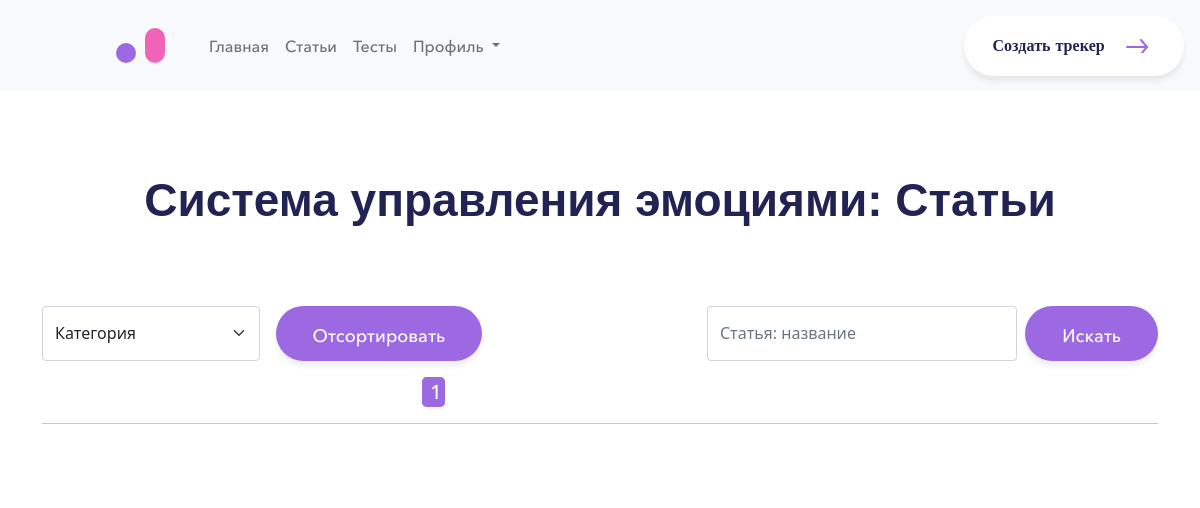
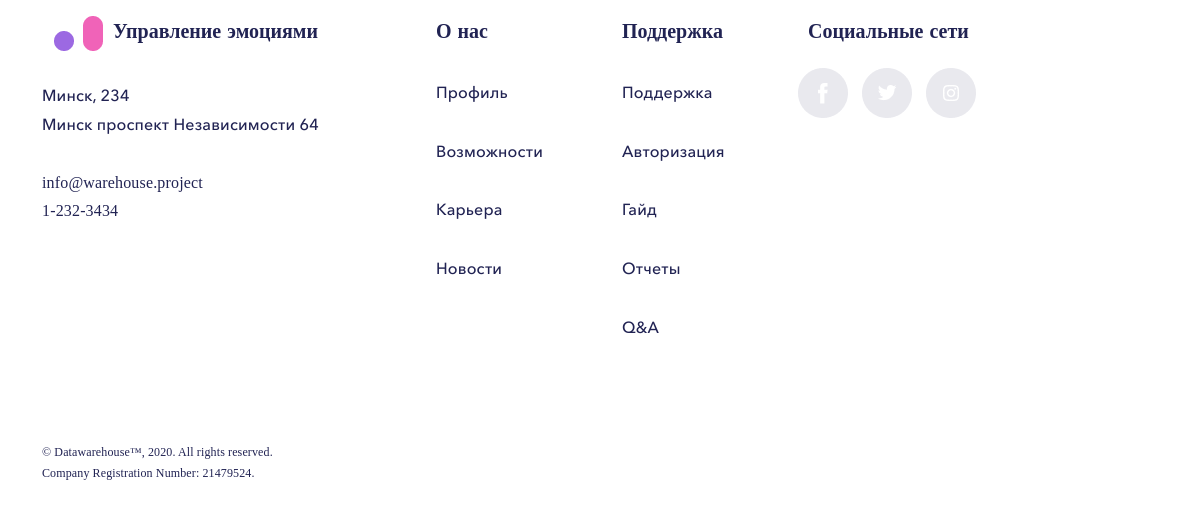
/articles, run on an earlier commit of the app's database (2 pictures, top to bottom).
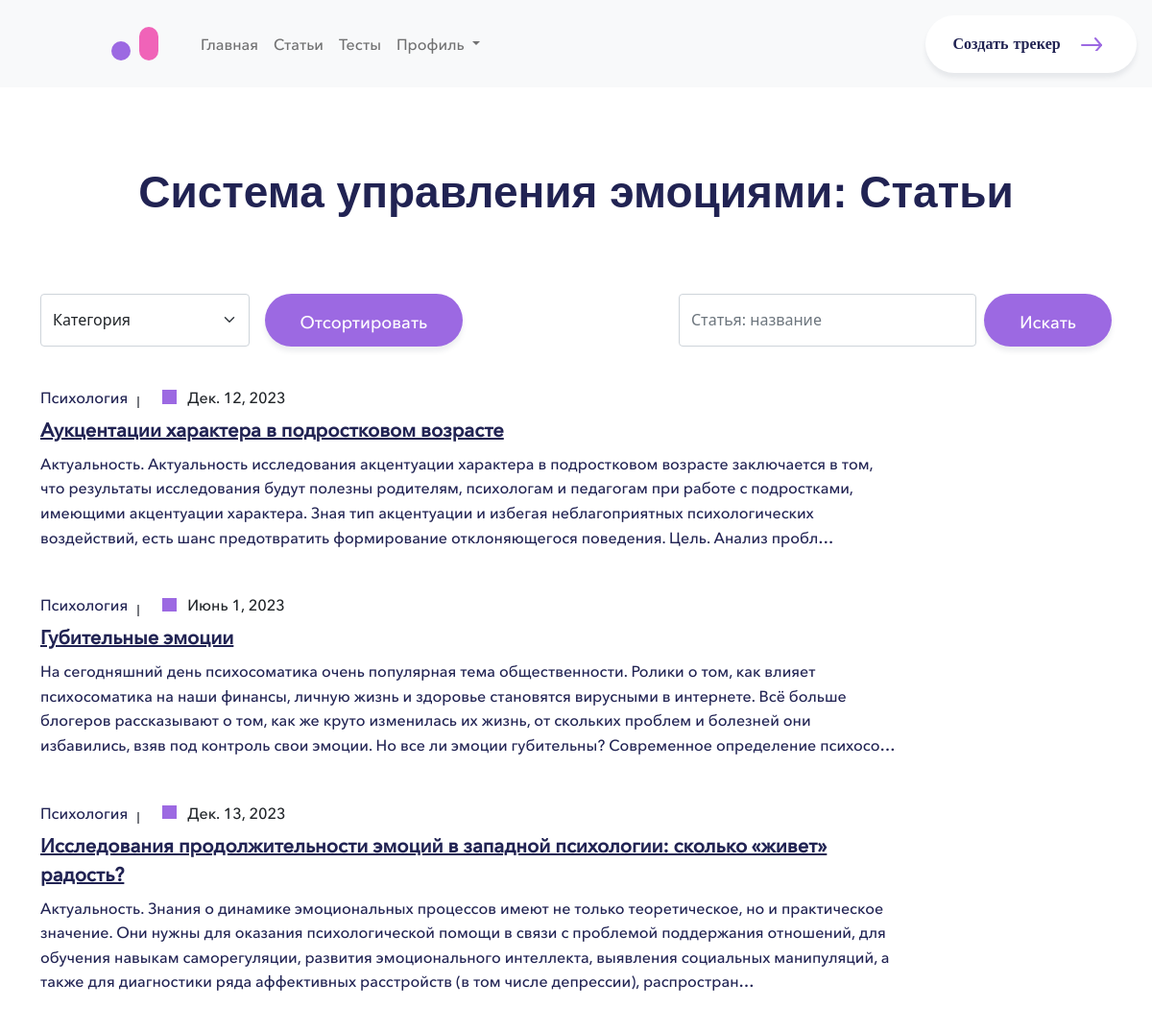
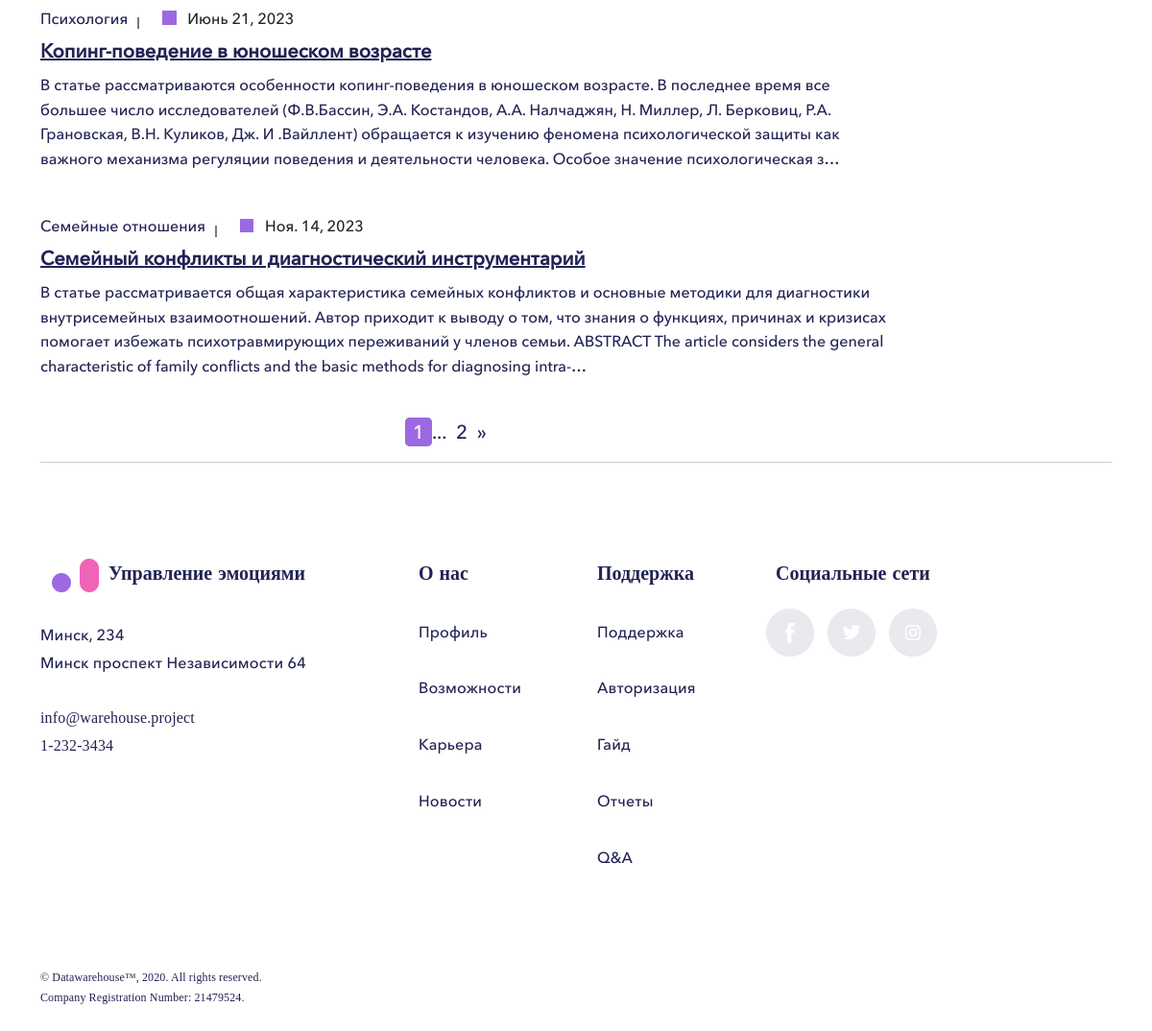
And on a later commit of the database (2 pictures, top to bottom).
### main/models.py (models this page shows)
class Article(models.Model):
    THEMES = {
        ("Медицина", "Медицина"),
        ("Психология", "Психология"),
        ("Психотерапия", "Психотерапия"),
        ("Семейные отношения", "Семейные отношения"),
    }
    title = models.CharField("Заголовок", max_length=200)
    category = models.CharField("Категория", choices=THEMES, max_length=50)
    content = models.TextField("Контент")
    author = models.CharField("Автор", max_length=500, blank=True, null=True)
    time_for_read = models.IntegerField("Время, необходимое для прочтения")
    date = models.DateField("Дата написания")
    date_of_publishing = models.DateField("Дата, когда статья была выложена", auto_created=True)
    literature = models.TextField("Список литературы", blank=True, null=True)
    def get_absolute_url(self):
        return f'/article/{self.pk}/'
    class Meta:
        db_table = "Статья"
        verbose_name = "Статья"
        verbose_name_plural = "Статьи"
        ordering = ['title']

### main/views.py (the view)
# urls.py: path('articles', ArticleList.as_view(template_name="article/articles_list.html"), name='articles'),
class ArticleList(ListView):
    model = Article
    context_object_name = "object_list"
    paginate_by = 5
    form_class = SelectFormArticles
    def get_queryset(self):
        queryset = super().get_queryset()
        form = self.form_class(self.request.GET)
        if self.request.method == 'GET' and form.is_valid():
            selected_category = form.cleaned_data.get('category')
            if selected_category:
                queryset = queryset.filter(category=selected_category)
        return queryset
    def get_context_data(self, **kwargs):
        context = super().get_context_data(**kwargs)
        context['form'] = self.form_class(self.request.GET)
        return context

### main/forms.py
class SelectFormArticles(forms.ModelForm):
    category = forms.ChoiceField(
        label="Категория",
        choices=Article.THEMES,
        required=False,
        widget=forms.Select
    )
    class Meta:
        model = Article
        fields = ['category']

### main/templates/article/articles_list.html (shortened to what this page needs)
{% extends 'layout/base.html'%}
{% load static %}
{% block extra_head_links %}
    <link href="https://cdn.jsdelivr.net/npm/bootstrap@5.0.2/dist/css/bootstrap.min.css" rel="stylesheet">
    <link rel="stylesheet" type="text/css" href="{% static 'main/css/mainpage.css' %}">
    <link rel="stylesheet" type="text/css" href="{% static 'main/css/articles_list.css' %}">
{% endblock %}
{% block content %}
    <div id="main-text">Система управления эмоциями: Статьи</div>
    <div class="container" id="first-block">
        <div class="row">
            <div class="col">
                <form id='category' method='get' action="{% url 'main:articles' %}" class="row g-3 needs-validation" novalidate>
                    <div class="col">
                    <div class="mb-3">
                        <select class="form-select" id="{{ form.category.id_for_label }}" name="{{ form.category.name }}" style="height: 55px;">
                            <option value="" {% if not form.category.value %}selected{% endif %} disabled>Категория</option>
                        </select>
                    </div>
                    </div>
                    <div class="col">
                        <button class="purple-button" type="submit">Отсортировать</button>
                    </div>
                </form>
            </div>
            <div class="col-1"></div>
            <div class="col-1"></div>
            <div class="col">
                <form class="d-flex" action="{% url 'main:article_search' %}" method="get">
                    <input name="title" class="form-control me-2" type="text" placeholder="Статья: название" aria-label="Search">
                    <button class="purple-button" type="submit">Искать</button>
                </form>
            </div>
        </div>
    </div>
    {% for article in object_list %}
        <div class="container" id="second-block">
            <div class="row">
                <div>
                    <div style="left: 0px; top: 316px; flex-direction: column; justify-content: flex-start; align-items: flex-start; gap: 8px; display: inline-flex">
                        <div style="justify-content: flex-start; align-items: center; gap: 12px; display: inline-flex">
                            <div style="color: #212353; font-size: 16px; font-family: Avenir; font-weight: 500; line-height: 21px; word-wrap: break-word">{{ article.category }}</div>
                            <div style="width: 12px; height: 0px; transform: rotate(90deg); transform-origin: 0 0; border: 1px #787A80 solid"></div>
                            <div style="justify-content: flex-start; align-items: center; gap: 8px; display: flex">
                                <div style="width: 18px; height: 16px; position: relative">
                                    <div style="width: 14.33px; height: 14.33px; left: 0.83px; top: 0.83px;background: var(--3, #9C69E2)"></div>
                                </div>
                                <div style="color: #21233; font-size: 16px; font-family: Avenir; font-weight: 500; line-height: 21px; word-wrap: break-word">{{ article.date }}</div>
                            </div>
                        </div>
                        <div style="width: 80%; color: #212353; font-size: 20px; font-family: Avenir; font-weight: 700; line-height: 30px; word-wrap: break-word"><a href="{{ article.get_absolute_url }}">{{ article.title }}</a></div>
                        <div style="width: 80%; color: #212353; font-size: 16px; font-family: Avenir; font-weight: 500; line-height: 25.60px; word-wrap: break-word">{{ article.content|truncatechars:400 }}</div>
                    </div>
                </div>
            </div>
        </div>
    {% endfor %}
    {% include 'paginator/pagination.html' %}
    <hr>
    <div id="last-section" class="container">
        <div class="row">
            <div class="col-sm-4"><img src="{% static 'main/img/Logo.png' %}" class="img-fluid" alt="Responsive image"><span class="date-warehouse">Управление эмоциями</span>
                <div class="row sixth-main-text">Минск, 234<br>
                    Минск проспект Независимости 64
                </div>
                <div class="row sixth-hide-text">
                    info@warehouse.project<br>
                    1-232-3434
                </div>
            </div>
            <div class="col-sm-2">
                <span class="date-warehouse">О нас</span>
                <div class="row sixth-main-text" style="margin-left:10px;">Профиль</div>
                <div class="row sixth-main-text" style="margin-left:10px;">Возможности</div>
                <div class="row sixth-main-text" style="margin-left:10px;">Карьера</div>
                <div class="row sixth-main-text" style="margin-left:10px;">Новости</div>
            </div>
            <div class="col-sm-2">
                <span class="date-warehouse">Поддержка</span>
                <div class="row sixth-main-text" style="margin-left:10px;">Поддержка</div>
                <div class="row sixth-main-text" style="margin-left:10px;">Авторизация</div>
                <div class="row sixth-main-text" style="margin-left:10px;">Гайд</div>
                <div class="row sixth-main-text" style="margin-left:10px;">Отчеты</div>
                <div class="row sixth-main-text" style="margin-left:10px;">Q&A</div>
            </div>
            <div class="col-sm-3">
                <span class="date-warehouse">Социальные сети</span>
                <img src="{% static 'main/img/SM.png' %}" class="img-fluid" alt="Responsive image" style="margin-top: 20px;">
            </div>
        </div>
    </div>
    <div class="container" id="seventh-block">
        <div class="row hide-end">
            © Datawarehouse™, 2020. All rights reserved.<br>
            Company Registration Number: 21479524.
        </div>
    </div>
{% endblock %}

### main/templates/layout/base.html (shortened to what this page needs)
{% load static %}
<!DOCTYPE html>
<html>
    <head>
        <link rel="stylesheet" href="https://cdn.jsdelivr.net/npm/bootstrap@4.3.1/dist/css/bootstrap.min.css">
        <link rel="stylesheet" type="text/css" href="{% static 'main/css/main.css' %}">
        {% block extra_head_links %}
        {% endblock %}
    </head>
    <body>
        <nav class="navbar navbar-expand-lg navbar-light bg-light">
            <svg xmlns="http://www.w3.org/2000/svg" width="49" height="35" viewBox="0 0 49 35" fill="none">
                <rect y="15" width="20" height="20" rx="10" fill="#9C69E2"/>
                <rect x="29" width="20" height="35" rx="10" fill="#F063B8"/>
            </svg>
          <div class="collapse navbar-collapse" id="navbarSupportedContent">
            <ul class="navbar-nav mr-auto">
                <li class="nav-item">
                <a class="nav-link" href="{% url 'main:home' %}">Главная</a>
              </li>
              <li class="nav-item">
                <a class="nav-link" href="{% url 'main:articles' %}">Статьи</a>
              </li>
                <li class="nav-item">
                <a class="nav-link" href="{% url 'main:tests' %}">Тесты</a>
              </li>
                <li class="nav-item dropdown">
                <a class="nav-link dropdown-toggle" href="#" id="navbarDropdown2" role="button" data-toggle="dropdown" aria-haspopup="true" aria-expanded="false">
                  Профиль
                </a>
                </li>
            </ul>
              <a href="{% url 'main:moods' %}">
                  <button id="button-with-icon" >Создать трекер
                      <svg class="svg-container" href="{% url 'main:moods' %}">
                          <svg xmlns="http://www.w3.org/2000/svg" width="22" height="16" viewBox="0 0 22 16" fill="none"  >
                              <path d="M15 15L21 8L15 1" stroke="#9C69E2" stroke-width="2" stroke-linecap="round" stroke-linejoin="round"/>
                              <path d="M21 8H1" stroke="#9C69E2" stroke-width="2" stroke-linecap="round" stroke-linejoin="round"/>
                          </svg>
                      </svg>
                  </button>
              </a>
          </div>
        </nav>
    {% block content %}
    {% endblock %}
    </body>
</html>

### main/templates/paginator/pagination.html (shortened to what this page needs)
<div class="container">
    <div class="row">
        <div class="col"></div>
        <div class="col">
            <div class="pagination">
                <span class="step-links">
                    {% if page_obj.number != page_obj.paginator.num_pages %}
                        <span class="current active">
                            {{ page_obj.number }}
                        </span>
                    {% else %}
                        <span class="current active">
                            {{ page_obj.paginator.num_pages }}
                        </span>
                    {% endif %}
                    {% if page_obj.has_next %}
                        ...
                        <a href="?page={{ page_obj.paginator.num_pages }}">{{ page_obj.paginator.num_pages }}</a>
                        <a href="?page={{ page_obj.next_page_number }}">&raquo;</a>
                    {% endif %}
                </span>
            </div>
        </div>
        <div class="col"></col>
    </div>
</div>

### main/static/main/css/main.css (style rules this page uses)
body { color: black; }
.nav-item .nav-link { font-family: Avenir; font-size: 16px; }
svg { margin: 20px; margin-left: 100px; }
#button-with-icon { box-sizing: border-box; display: inline-flex; flex: 0 0 auto; align-items: center; justify-content: center; width: 220px; height: 60px; letter-spacing: 1px; cursor: pointer; background: white; border: none; border-radius: 80px; box-shadow: 0px 5px 5px rgba(75, 93, 104, 0.1); color: var(--2, #212353); font-family: 'Avenir eng'; font-size: 16px; font-style: normal; font-weight: 800; letter-spacing: 0.08px; transition: box-shadow 0.8s; }
.svg-container { margin-left: 10%; margin-right: 0px; width: 30px; height: 14px; flex-shrink: 0; }
nav { position: absolute; }

### main/static/main/css/mainpage.css (style rules this page uses)
.purple-button { color: white; border-radius: 50px; background: var(--3, #9C69E2); font-family: 'Avenir middle'; font-size: 18px; font-weight: 800; line-height: 160%; font-style: normal; text-align: center; border: none; border-radius: 50; cursor: pointer; margin-top: 30px; padding: 16px 37px 15px; box-shadow: 0px 5px 5px rgba(75, 93, 104, 0.1); }
.date-warehouse { color: #212353; font-size: 20px; font-family: 'Avenir eng'; font-weight: 900; line-height: 32px; word-wrap: break-word; word-wrap: break-word; margin-left: 10px; }
.sixth-main-text { color: #212353; font-size: 16px; font-family: Avenir; font-weight: 500; line-height: 28.80px; letter-spacing: 0.16px; word-wrap: break-word; margin-top: 30px; }
.sixth-hide-text { color: #212353; font-size: 16px; font-family: 'Avenir eng light'; font-weight: 400; line-height: 28.80px; letter-spacing: 0.16px; word-wrap: break-word; margin-top: 30px; }
.hide-end { color: #212353; font-size: 12px; font-family: 'Avenir eng light'; font-weight: 400; line-height: 21.60px; letter-spacing: 0.12px; word-wrap: break-word; margin-top: 100px; margin-bottom: 50px; }

### main/static/main/css/articles_list.css (style rules this page uses)
.purple-button { margin-top: 0px; height: 55px; }
.form-control { height: 55px; }
#first-block { margin-top: 75px; }
#main-text { width: 100%; text-align: center; color: var(--2, #212353); font-size: 46px; font-family: Helvetica; font-weight: 700; line-height: 59.80px; word-wrap: break-word; margin-top: 80px; }
#second-block { margin: 0px auto; padding-bottom: 10px; padding-top: 5px; margin-top: 20px; margin-bottom: 30px; width: 100%; height: 100%; position: relative; }
#last-section { margin-top: 100px; }
a { color: var(--2, #212353); }
.pagination { font-size: 20px; font-family: 'Avenir middle'; margin: auto 0px; display: inline-block; color: var(--2, #212353); text-decoration: none; }
.pagination a { text-align: center; color: var(--2, #212353); text-decoration: none; padding-left: 5px; }
.pagination .active { background-color: var(--3, #9C69E2); border: 3px solid var(--3, #9C69E2); border-radius: 5px; padding-left: 5px; color: white; }

What changed in the data, as far as the page shows it:
added Article: category "Психология", date "Дек. 12, 2023", title "Аукцентации характера в подростковом возрасте", content "Актуальность. Актуальность исследования акцентуации характера в подростковом возрасте заключается в том, что результаты исследования будут полезны родителям, психологам и педагогам при работе с подростками, имеющими акцентуации характера. Зная тип акцентуации и избегая неблагоприятных психологических воздействий, есть шанс предотвратить формирование отклоняющегося поведения. Цель. Анализ пробл…"
added Article: category "Психология", date "Июнь 1, 2023", title "Губительные эмоции", content "На сегодняшний день психосоматика очень популярная тема общественности. Ролики о том, как влияет психосоматика на наши финансы, личную жизнь и здоровье становятся вирусными в интернете. Всё больше блогеров рассказывают о том, как же круто изменилась их жизнь, от скольких проблем и болезней они избавились, взяв под контроль свои эмоции. Но все ли эмоции губительны? Современное определение психосо…"
added Article: category "Психология", date "Дек. 13, 2023", title "Исследования продолжительности эмоций в западной психологии: сколько «живет» радость?", content "Актуальность. Знания о динамике эмоциональных процессов имеют не только теоретическое, но и практическое значение. Они нужны для оказания психологической помощи в связи с проблемой поддержания отношений, для обучения навыкам саморегуляции, развития эмоционального интеллекта, выявления социальных манипуляций, а также для диагностики ряда аффективных расстройств (в том числе депрессии), распростран…"
added Article: category "Психология", date "Июнь 21, 2023", title "Копинг-поведение в юношеском возрасте", content "В статье рассматриваются особенности копинг-поведения в юношеском возрасте. В последнее время все большее число исследователей (Ф.В.Бассин, Э.А. Костандов, А.А. Налчаджян, Н. Миллер, Л. Берковиц, Р.А. Грановская, В.Н. Куликов, Дж. И .Вайллент) обращается к изучению феномена психологической защиты как важного механизма регуляции поведения и деятельности человека. Особое значение психологическая з…"
added Article: category "Семейные отношения", date "Ноя. 14, 2023", title "Семейный конфликты и диагностический инструментарий", content "В статье рассматривается общая характеристика семейных конфликтов и основные методики для диагностики внутрисемейных взаимоотношений. Автор приходит к выводу о том, что знания о функциях, причинах и кризисах помогает избежать психотравмирующих переживаний у членов семьи. ABSTRACT The article considers the general characteristic of family conflicts and the basic methods for diagnosing intra-…"
Also different on the page:
{{ page_obj.number }}: (not shown) → "1"
{{ page_obj.paginator.num_pages }}: (not shown) → "2"
{{ page_obj.paginator.num_pages }}: "1" → (not shown)
